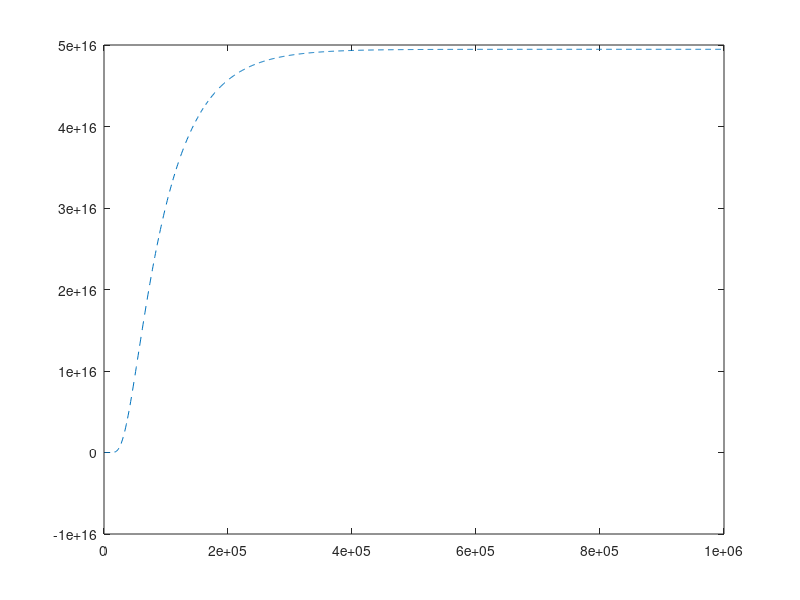

Reproduce this figure in MATLAB. (Note: this script raises an error after producing the figure.)
clc

%c0m= 5.25E-6;
l=1E-3;
n_t=1E-3;
E_1=2;
rhow=6.3382E28;
N_Tis=6*rhow;
T=1000;
k_B=8.617333E-5;
a=load('Flux2EvTrap.txt');
b=load("Medium_flux_festim.txt")
time=a(:,1);
%time=(1:1E3:1E6)';
D=1.9E-7*exp(-0.2/k_B/T);
S=2.9E-5*exp(-1/k_B/T);
N_A_const=6.02214076E23;
c0m= (1E5)^0.5*S*1.0525E5;
%%
%zeta=lambda^2/(D*n1)*n_solute*nu0*exp(-E1/(k_b*T));
%zeta=0.0090489;
zeta=(N_Tis*exp((0.2-E_1)/(k_B*T))+c0m*N_A_const)/(rhow*1E-3);
Deff=D/(1+1/zeta);
steepest_an=l^2/(2*pi^2*Deff);
flux=ones(length(time),1);
strong_breaktrough=l^2*n_t/2/c0m/6/D;
for m=1:1:10000
    add=2*(-1)^m*exp(-m^2*pi^2*Deff.*time./l^2);
    flux=flux+add;
end
flux=flux*c0m*D/l;
% flux(1)=flux(2);
for i=1:length(flux)-1
    gradflux(i)=flux(i+1)-flux(i);
end
m=max(gradflux);
i=find(gradflux==m);
ti=time(i);
steepest=flux(i)+m/time(1).*(time(1:end)-ti);
breakthrough=find(steepest>=0);
res=time(breakthrough(1));
figure (1)
plot(time(2:end),flux(2:end)*6.02214076E23/2,'--')

hold on
plot(fluxbulk3.times,fluxbulk3.N_conf_recfl,Color='b')
plot(a(1:25:end,1),a(1:25:end,2),'x',Color='r')
plot(b(1:250:end,1),b(1:250:end,2),'o',Color='g')
%plot(time(breakthrough(1):end),steepest(breakthrough(1):end),"--r")
%plot(steepest_an*ones(length(a(:,2)),1),a(:,2),"--b")

title('H flux on the other side of a slab with constant concentration interface - strong trap [2eV]')
xlabel('time [s]')
ylabel('Flux [D_2m^-^2s^-^1]')
legend('analytical','MHIMS','mHIT','Festim',Location="southeast")
ylim([1E-15,flux(end)*1.1*6.02214076E23/2])

figure(2)
plot(time,flux-a(:,2))
xlabel('time [s]')
%title('Difference between analytical solution and COMSOLfeatFestim ')
ylabel('Difference [atoms/m^2/s]')
figure(3)
plot(time(100:1:end),(flux(100:1:end)-a(100:1:end,2))./a(100:1:end,2))
xlabel('time [dimensionless]')
%title('Difference % between analytical solution and COMSOLfeatFestim ')
ylabel('Difference [%]')
err_steepest_perc=abs(steepest_an-res)/steepest_an*100;

figure (4)
semilogy(time,flux)

hold on

semilogy(a(:,1),a(:,2))
ylim([1E-15,flux(end)*1.1])
figure (5)
%plot(time(2:end),flux(2:end)*6.022E23/2,'--r')

hold on
%plot(fluxbulk3.times,fluxbulk3.N_conf_recfl,Color='b')
%plot(a(1:50:end,1),a(1:50:end,2)*6.022E23/2,'x',Color='r')

a=load('Flux25EvV32Trap.txt');
b=load("Strong_flux_festim.txt");
plot(a(:,1),a(:,2))

E_1=2.5;
zeta=(N_Tis*exp((0.2-E_1)/(k_B*T))+c0m*N_A_const)/(rhow*1E-3);
Deff=D/(1+1/zeta);
flux=ones(length(time),1);
strong_breaktrough=l^2*n_t*rhow/2/c0m/N_Tis/D;
for m=1:1:10000
    add=2*(-1)^m*exp(-m^2*pi^2*Deff.*time./l^2);
    flux=flux+add;
end
index=find(a(:,2)>0.99*fluxbulk4.N_conf_recfl(end));
time_br_comsol=a(index(1),1)
flux=flux*c0m*D/l;
plot(time(2:end),flux(2:end)*6.022E23/2,'--b')
stronganalytical=l^2*n_t/2/c0m/D*rhow/6.02214076E23;
plot(fluxbulk4.times,fluxbulk4.N_conf_recfl,Color='g')
xline([stronganalytical])
plot(b(:,1),b(:,2),'o',Color='b')
% legend("Analytical Deff trap 2", "MHIMS trap 2", "mHIT trap 2","mHIT trap 3", "Analytical Deff trap 3","MHIMS trap 3", "breakthrough trap 3",'festim')
legend("mHIT trap 3", "Analytical Deff trap 3","MHIMS trap 3", "breakthrough trap 3",'festim',Location="southeast" )
error_br=abs(stronganalytical-time_br_comsol)/stronganalytical*100